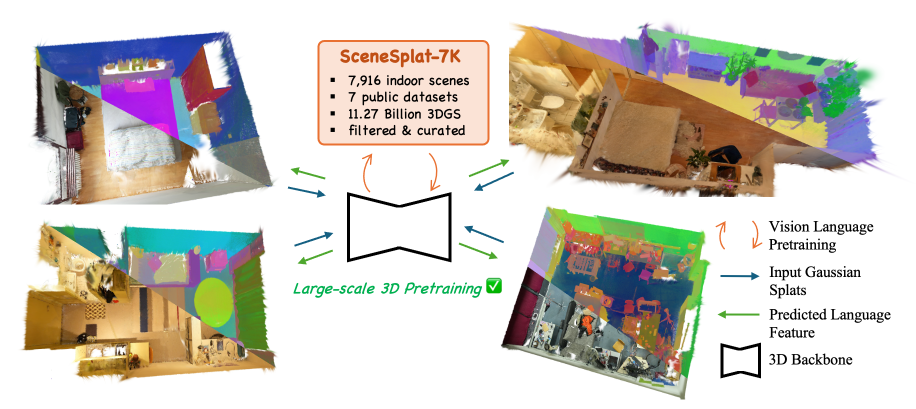
#> input picture media/vis.png, 1831 x 817 px, given in place of 0000.png, which was not available (shown at 1/2 size)
$ python naruto_video_maker.py
#> lines starting #> are read from the running program, lines starting #| are printed output that depends on the picture; pictures that were not available may be replaced by others from this repository, and a replacement may not be noted
"""
MIT License

Copyright (c) 2024 OPPO

Permission is hereby granted, free of charge, to any person obtaining a copy
of this software and associated documentation files (the "Software"), to deal
in the Software without restriction, including without limitation the rights
to use, copy, modify, merge, publish, distribute, sublicense, and/or sell
copies of the Software, and to permit persons to whom the Software is
furnished to do so, subject to the following conditions:

The above copyright notice and this permission notice shall be included in all
copies or substantial portions of the Software.

THE SOFTWARE IS PROVIDED "AS IS", WITHOUT WARRANTY OF ANY KIND, EXPRESS OR
IMPLIED, INCLUDING BUT NOT LIMITED TO THE WARRANTIES OF MERCHANTABILITY,
FITNESS FOR A PARTICULAR PURPOSE AND NONINFRINGEMENT. IN NO EVENT SHALL THE
AUTHORS OR COPYRIGHT HOLDERS BE LIABLE FOR ANY CLAIM, DAMAGES OR OTHER
LIABILITY, WHETHER IN AN ACTION OF CONTRACT, TORT OR OTHERWISE, ARISING FROM,
OUT OF OR IN CONNECTION WITH THE SOFTWARE OR THE USE OR OTHER DEALINGS IN THE
SOFTWARE.
"""

import argparse
import cv2
import os
import numpy as np
from tqdm import tqdm


def adjust_string_length(desired_length: int, input_str: str) -> str:
    """
    Adjusts the length of a string to a specified length by padding with spaces or cutting the string.

    Args:
        desired_length (int): The desired length of the string.
        input_str (str)     : The input string to adjust.

    Returns:
        str: The adjusted string with the specified length.
    """
    # If the input string is shorter than the desired length, pad it with spaces
    if len(input_str) < desired_length:
        return input_str.ljust(desired_length)
    # If the input string is longer than the desired length, cut it to fit
    else:
        return input_str[:desired_length]


if __name__ == "__main__":
    ##################################################
    ### argument parsing
    ##################################################
    def argument_parsing() -> argparse.Namespace:
        """parse arguments

        Returns:
            args: arguments

        """
        parser = argparse.ArgumentParser(
            description="Arguments to make video for NARUTO."
        )
        parser.add_argument("--scene", type=str, default="", help="scene name")
        parser.add_argument(
            "--base_dir", type=str, default="", help="visualization data directory"
        )
        parser.add_argument(
            "--out_video", type=str, default="output.mp4", help="output video path"
        )
        parser.add_argument("--pb_speed", type=int, default=1, help="playback speed")
        args = parser.parse_args()
        return args

    args = argument_parsing()
    ##################################################
    ### Video properties
    ##################################################
    frame_width = 1920 * 3
    frame_height = 1080 * 3
    caption_frame_width = frame_width
    caption_frame_height = 250
    frame_rate = 30
    video_codec = cv2.VideoWriter_fourcc(*"mp4v")
    output_video_path = args.out_video

    # Calculate individual image size (assuming 4 images per row)
    img_width = frame_width // 4
    img_height = frame_height // 2

    ##################################################
    ### Directory containing image folders
    ##################################################
    base_dir = args.base_dir
    folders = [
        "rgbd",
        f"traj_vis_at_{args.scene}_view1",
        f"rendered_color_mesh_at_{args.scene}_view1",
        f"rendered_uncert_mesh_at_{args.scene}_view1",
        "rgbd",
        f"traj_vis_at_{args.scene}_view2",
        f"rendered_color_mesh_at_{args.scene}_view2",
        f"rendered_uncert_mesh_at_{args.scene}_view2",
    ]

    ### initialize video writer ###
    # Assuming all folders contain the same number of images
    num_images = len(os.listdir(os.path.join(base_dir, folders[0])))

    # Create a VideoWriter object
    video_writer = cv2.VideoWriter(
        output_video_path,
        video_codec,
        frame_rate,
        (frame_width, frame_height + caption_frame_height),
    )

    ##################################################
    ### main
    ##################################################
    for i in tqdm(range(num_images)):
        ### playback speed ###
        if i % args.pb_speed != 0:
            continue

        ### Create a blank frame ###
        frame = np.zeros((frame_height, frame_width, 3), dtype=np.uint8)

        ##################################################
        ### load image
        ##################################################
        for idx, folder in enumerate(folders):
            ### Calculate position ###
            row = idx // 4
            col = idx % 4

            ### Read and resize image ###
            if folder in [
                f"traj_vis_at_{args.scene}_view1",
                f"traj_vis_at_{args.scene}_view2",
            ]:
                img_path = os.path.join(
                    base_dir, folder, f"{i // 5 * 5:04}.png"
                )  # Adjust file naming as needed
            elif "rendered" in folder:
                img_path = os.path.join(
                    base_dir, folder, f"{i // 5 * 5:04}.png"
                )  # Adjust file naming as needed
            else:
                img_path = os.path.join(
                    base_dir, folder, f"{i:04}.png"
                )  # Adjust file naming as needed
            img = cv2.imread(img_path)
#> img is the input picture: shape (817, 1831, 3); mean B, G, R 192.8, 201.5, 206.5

            ### RGB from RGB-D ###
            if idx == 0:
                h, w, _ = img.shape
#> h = 817; w = 1831
                img = img[:, : w // 2]
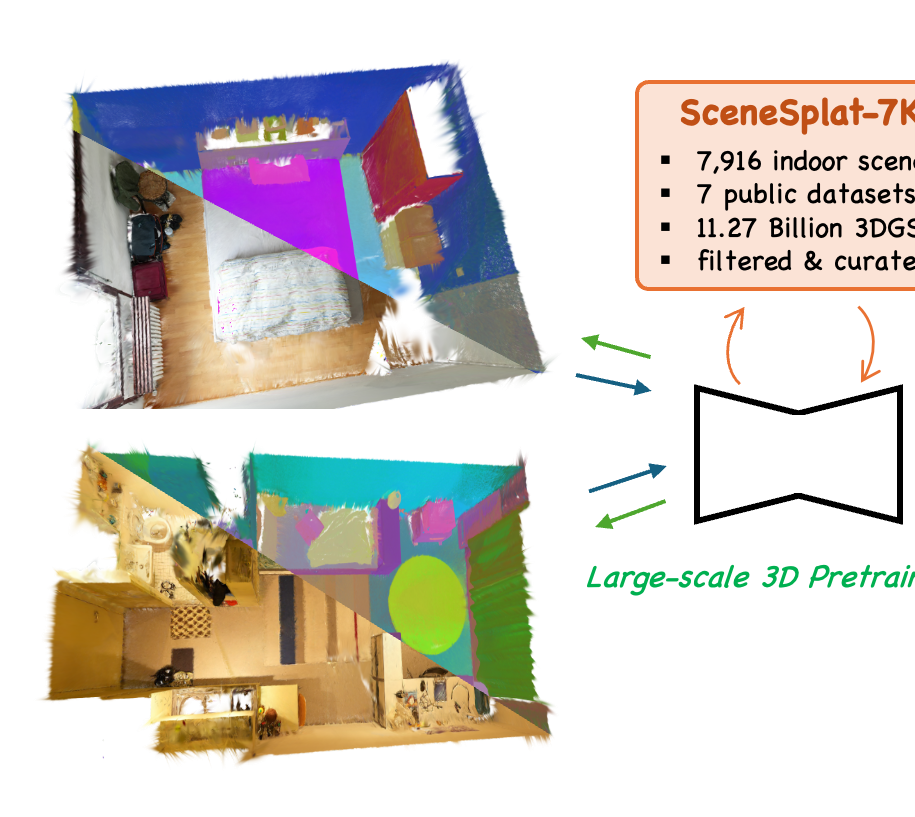
#> img: shape (817, 915, 3); mean B, G, R 200.1, 206.1, 211.4
            elif idx == 4:
                img = img[:, w // 2 :]
            else:
                img = img

            img = cv2.resize(img, (img_width, img_height))
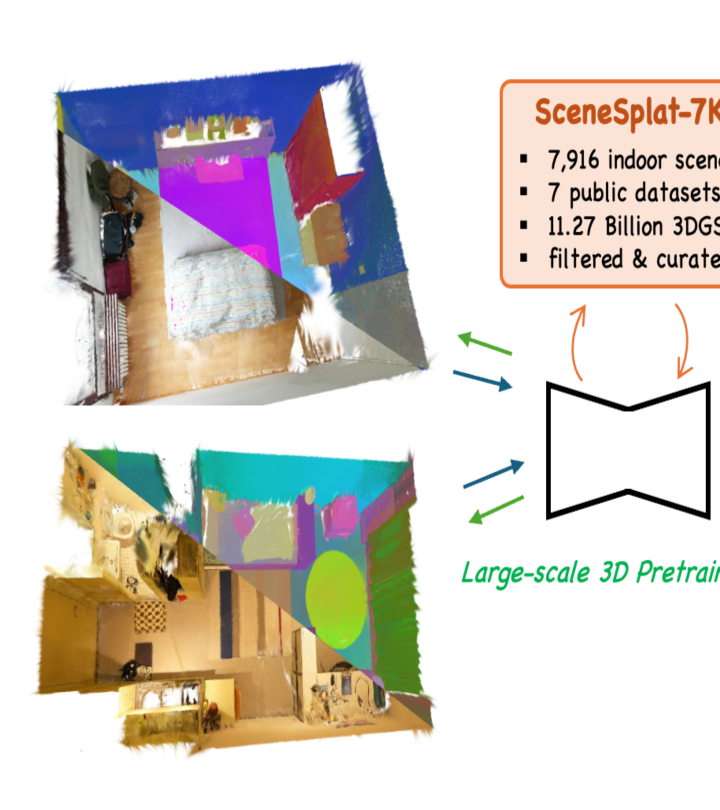
#> img: shape (1620, 1440, 3) (shown at 1/2 size); mean B, G, R 200.1, 206, 211.4

            ### put caption ###
            if folder == f"traj_vis_at_{args.scene}_view1":
                line = "View 1"
                cv2.putText(
                    img,
                    line,
                    (100, 100),
                    cv2.FONT_HERSHEY_SIMPLEX,
                    3,
                    (0, 255, 0),
                    10,
                    cv2.LINE_AA,
                )
            if folder == f"traj_vis_at_{args.scene}_view2":
                line = "View 2"
                cv2.putText(
                    img,
                    line,
                    (100, 100),
                    cv2.FONT_HERSHEY_SIMPLEX,
                    3,
                    (0, 255, 0),
                    10,
                    cv2.LINE_AA,
                )

            ### Place image in the frame ###
            start_y = img_height * row
            end_y = start_y + img_height
            start_x = img_width * col
            end_x = start_x + img_width
            frame[start_y:end_y, start_x:end_x, :] = img
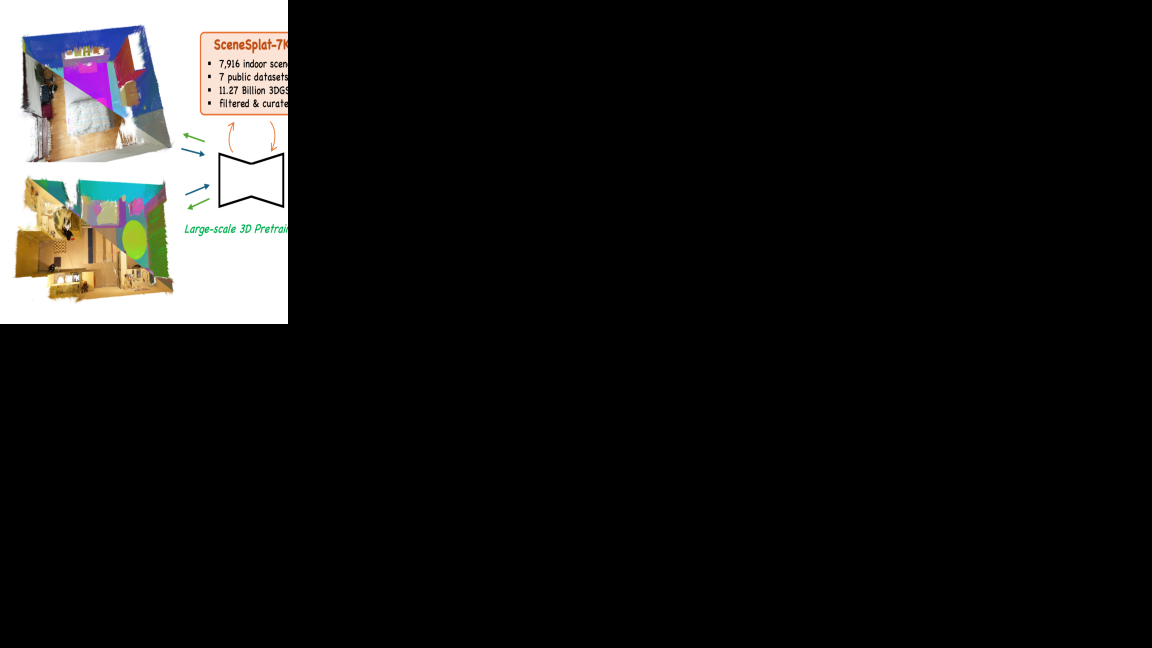
#> frame: shape (3240, 5760, 3) (shown at 1/5 size); mean B, G, R 25, 25.8, 26.4
#> (the run stopped early here; a loop or call above may not have finished)
